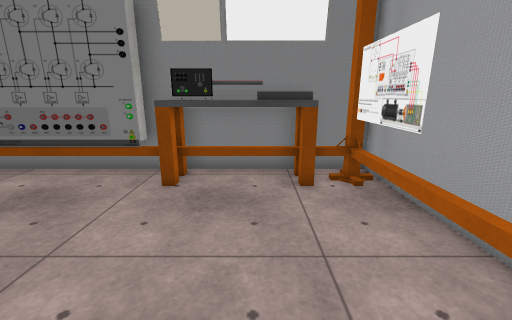
[1] (above)

12 first-person views from a walk through a Unity game level. The camera is 1.4 m above the floor, tilts 14° down and sees 90° across. The floor is counted in squares, 0.57 m on a side. Each view is taken from the middle of a square. On the plan, view 1 faces up. The plan holds only what a view shows up to about 17 squares ahead; the rest is blank. The place goes on beyond the plan. The player is left out. Some surface patterns are stand-ins.

[2]
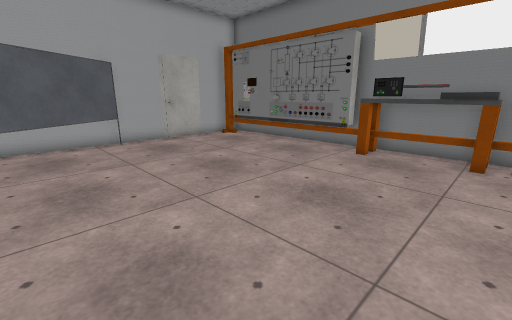

[3]
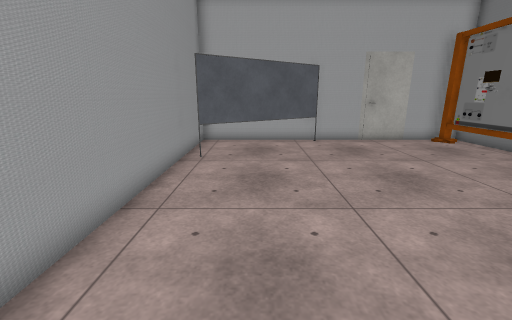

[4]
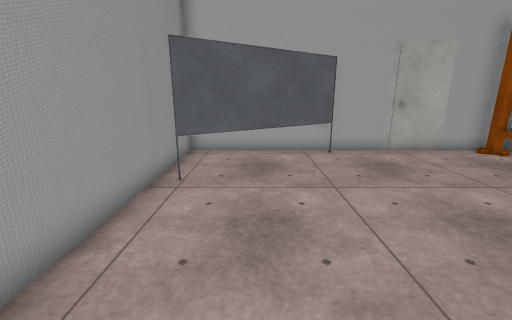

[5]
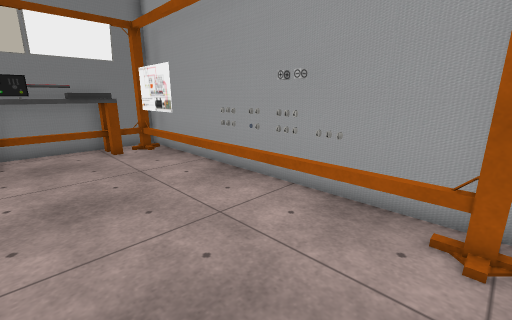

[6]
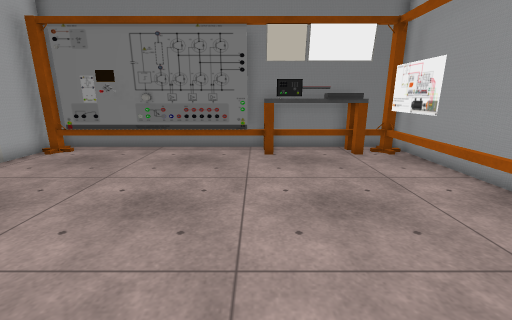

[7]
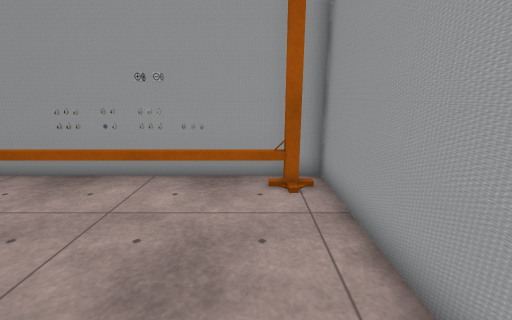

[8]
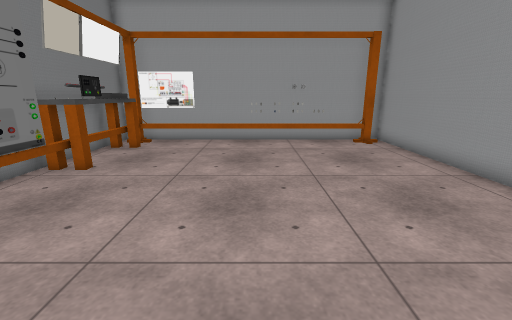

[9]
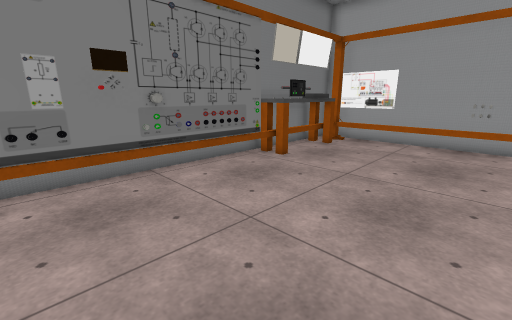

[10]
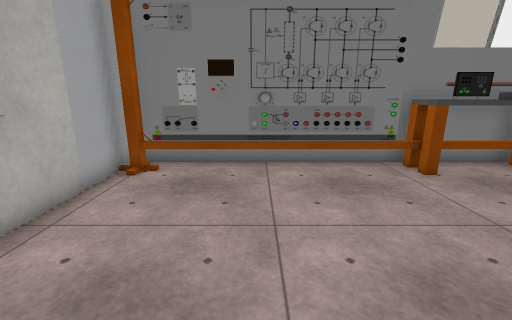

[11]
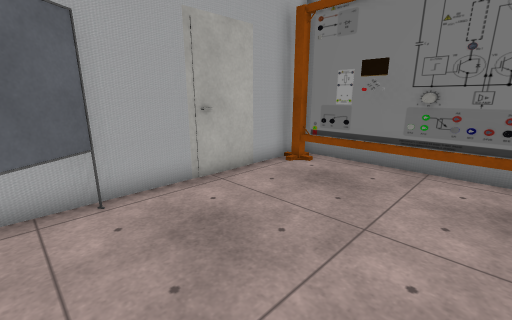

[12]
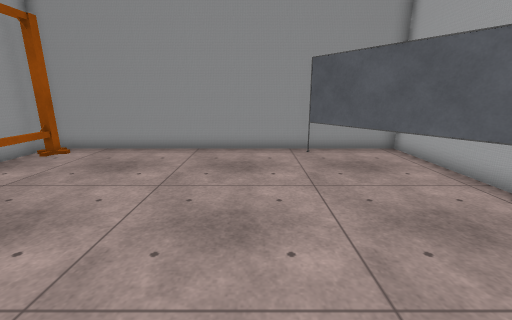

### Floor plan
Key: @ floor where view 1 was taken; # wall or solid block; . floor; = window, fence, low wall or low ledge; O other object.
Columns run from 13 left of view 1 to 4 right of it. Each row starts with its distance up from view 1.
  9          #########
  8 ##########OOOOOO##
  7 ####OO#####OOOOO##
  6 #...............##
  5 #...............##
  4 #...............=#
  3 #O..............=#
  2 #...............=#
  1 #...............##
  0 #O...........@..=#
 -1 ##O.............##
 -2 #.OO............=#
 -3 #..O............=#
 -4 #...O...........=#
 -5 #...O...........O#
 -6 ##################

Where each view was taken, in squares from view 1:
view 1: 0 up, 0 right, facing up
view 2: 4 down, 2 right, facing up-left
view 3: 3 down, 2 right, facing left
view 4: 3 down, 1 left, facing left
view 5: 5 down, 2 left, facing up-right
view 6: 4 down, 3 left, facing up
view 7: 4 down, 4 left, facing right
view 8: 1 up, 11 left, facing right
view 9: 0 up, 11 left, facing up-right
view 10: 1 down, 8 left, facing up
view 11: 1 down, 6 left, facing up-left
view 12: 6 up, 6 left, facing down
